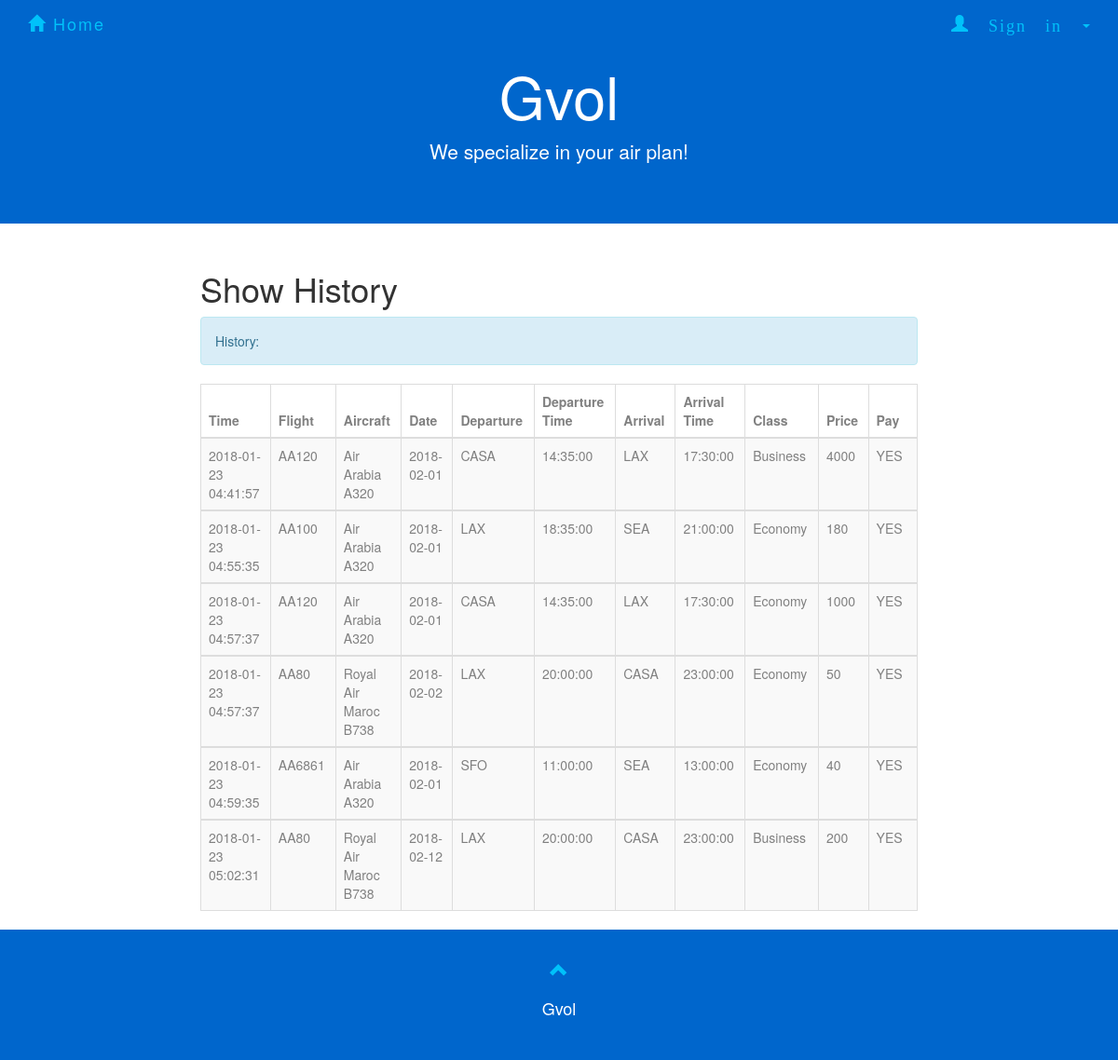
/volApp/showhistory.php (signed in), run on the app's committed database.
### tables this page shows
CREATE TABLE `flight` (
  `number` varchar(20) NOT NULL,
  `airplane_id` varchar(10) NOT NULL,
  `departure` varchar(10) NOT NULL,
  `d_time` time NOT NULL,
  `arrival` varchar(10) NOT NULL,
  `a_time` time NOT NULL
);

CREATE TABLE `book` (
  `ID` int(11) NOT NULL,
  `time` datetime NOT NULL,
  `date` date NOT NULL,
  `flightno` varchar(10) NOT NULL,
  `username` varchar(45) NOT NULL,
  `classtype` varchar(20) NOT NULL,
  `paid` int(1) DEFAULT '0'
);

CREATE TABLE `airplane` (
  `ID` varchar(10) NOT NULL,
  `type` varchar(10) NOT NULL,
  `company` varchar(20) NOT NULL
);

CREATE TABLE `class` (
  `number` varchar(10) NOT NULL,
  `name` varchar(20) NOT NULL,
  `capacity` int(11) NOT NULL,
  `price` float NOT NULL
);

### volApp/showhistory.php (the view, shortened to what this page needs)
<?php
$user = $_SESSION['user'];
?>
<!DOCTYPE html>
<html>
<html lang="en">
<head>
  <link rel="stylesheet" href="http://maxcdn.bootstrapcdn.com/bootstrap/3.3.5/css/bootstrap.min.css">
  <link rel="stylesheet" href="forcompany.css">
  <link rel="stylesheet" href="homepage.css">
  <link rel="stylesheet" href="AdminSignin.css">
</head>
<body>
  <nav class="navbar navbar-default navbar-fixed-top">
    <div class="container">
      <div class="navbar-header">
        <a class="navbar-brand" href="homepage.html"><span class="glyphicon glyphicon-home"></span> Home</a>
      </div>
      <div class="collapse navbar-collapse" id="myNavbar">
        <ul class="nav navbar-nav navbar-right">
          <li class="dropdown" id = "new">
            <a class="dropdown-toggle" data-toggle="dropdown" href="#"><span class="glyphicon glyphicon-user"> Sign in&nbsp;</span><span class="caret"></span>
            </a>
              </li>
            </ul>
      </div>
    </div>
  </nav>
<div class="jumbotron text-center">
        <h1>Gvol</h1>
        <p>We specialize in your air plan!</p>
</div>
<div class="container-fluid text-center">
  <div class="row content">
    <div class="col-sm-2 sidenav">
    </div>
    <div class="col-sm-8 text-left">
      <h1>Show History</h1>
<?php
include_once 'dbconnect2.php';
$sql = "SELECT FL.number AS FLnumber, company, type, time, B.date,  departure, d_time, arrival, a_time, C.name AS classname, price, paid
            FROM flight FL,  class C, airplane AP , book B
            WHERE (FL.number = C.number) AND (B.flightno = c.number) AND (classtype = C.name) AND (FL.airplane_id = AP.ID)
            AND  B.username = '$user' AND paid = '1'
            ORDER BY time";
$result = mysqli_query($con,$sql);
$rowcount = mysqli_num_rows($result);
    if($rowcount == 0){
        echo "<div class='alert alert-info'><strong>Nothing in the history.</strong></div>";
    }
    else{
    echo "<div class='alert alert-info'>History:</div>";
    echo "<table class='table table-bordered table-striped table-hover'>
          <thead>
          <tr>
            <th>Time</th>
            <th>Flight</th>
            <th>Aircraft</th>
            <th>Date</th>
            <th>Departure</th>
            <th>Departure Time</th>
            <th>Arrival</th>
            <th>Arrival Time</th>
            <th>Class</th>
            <th>Price</th>
            <th>Pay</th>
          </tr>
          </thead>";
    while($row = mysqli_fetch_array($result)) {
        echo "<tbody><tr>";
        echo "<td>" . $row['time'] . "</td>";
        echo "<td>" . $row['FLnumber'] . "</td>";
        echo "<td>" . $row['company']." ".$row['type']. "</td>";
        echo "<td>" . $row['date'] . "</td>";
        echo "<td>" . $row['departure'] . "</td>";
        echo "<td>" . $row['d_time'] . "</td>";
        echo "<td>" . $row['arrival'] . "</td>";
        echo "<td>" . $row['a_time'] . "</td>";
        echo "<td>" . $row['classname'] . "</td>";
        echo "<td>" . $row['price'] . "</td>";
        if($row['paid'] == 1){
            echo "<td>YES</td>";
        }
        echo "</tr>";
    }
    echo " </tbody></table>";
    }
?>
    </div>
  </div>
</div>
<footer class="container-fluid text-center">
        <a href="#signUpPage" title="To Top">
            <span class="glyphicon glyphicon-chevron-up"></span>
        </a>
        <p>Gvol</p>
</footer>
</body>
</html>

### volApp/forcompany.css (style rules this page uses)
.jumbotron { background-color: #0066cc; color: #ffffff; }
.navbar { margin-bottom: 0; background-color: #0066cc; border: 0; font-size: 18px !important; letter-spacing: 2px; opacity: 0.9; }
.navbar li a, .navbar .navbar-brand { color: #00ccff !important; }
footer { background-color: #0066cc; color: #fff; padding: 32px; font-size: 18px; }
footer .glyphicon { font-size: 20px; margin-bottom: 20px; color: #00ccff; opacity: 0.9; }

### volApp/AdminSignin.css (style rules this page uses)
th { width: 50px; height: 10px; color: gray; }
td { color: gray; }

### data on the page
flight: book.time "2018-01-23 04:41:57", number "AA120", airplane.company "Air Arabia", airplane.type "A320", book.date "2018-02-01", departure "CASA", d_time "14:35:00", arrival "LAX", a_time "17:30:00", class.name "Business", class.price "4000", book.time "2018-01-23 04:57:37", class.name "Economy", class.price "1000"
flight: book.time "2018-01-23 04:55:35", number "AA100", airplane.company "Air Arabia", airplane.type "A320", book.date "2018-02-01", departure "LAX", d_time "18:35:00", arrival "SEA", a_time "21:00:00", class.name "Economy", class.price "180"
flight: book.time "2018-01-23 04:57:37", number "AA80", airplane.company "Royal Air Maroc", airplane.type "B738", book.date "2018-02-02", departure "LAX", d_time "20:00:00", arrival "CASA", a_time "23:00:00", class.name "Economy", class.price "50", book.time "2018-01-23 05:02:31", book.date "2018-02-12", class.name "Business", class.price "200"
flight: book.time "2018-01-23 04:59:35", number "AA6861", airplane.company "Air Arabia", airplane.type "A320", book.date "2018-02-01", departure "SFO", d_time "11:00:00", arrival "SEA", a_time "13:00:00", class.name "Economy", class.price "40"
